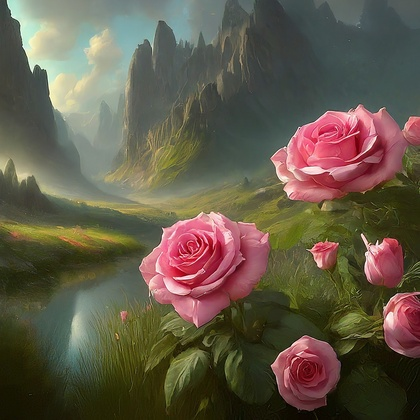
%> input picture Digital Image Processing Lab/Assignment 2/20200104071_Assignment2/pink rose.jpeg, 420 x 420 px, shrunk from 1536 x 1536 before the run
$ octave B1_20200104071.m   (GNU Octave 9; MATLAB toolbox functions it lacks are replaced by stand-ins)
%> lines starting %> are read from the running program, lines starting %| are printed output that depends on the picture
%Assignment-2  ID: 20200104077

img = imread('pink rose.jpeg');
%> img is the input picture: size 420x420x3 uint8; mean R, G, B 99, 89.7, 72.8

I = rgb2gray(img);
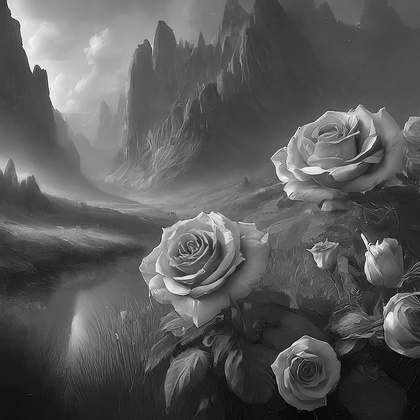
%> I: size 420x420 uint8; min 1, max 252, mean 90.6

% Plot the grayscale image
figure;
imshow(I);
title('Grayscale Image');

Y = input('Enter a gamma value: ');
%> the answer given: 2

c_power = input("Enter a number of Power Law Transformation: ");
%> the answer given: 3
img_power_law = c_power * (double(I) .^ Y);
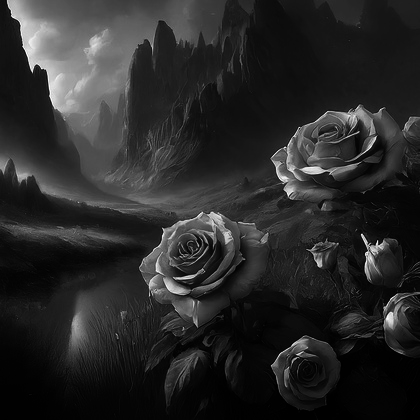
%> img_power_law: size 420x420 double; min 3, max 190512, mean 30839.3; drawn with min black and max white

% Plot the Power Law transformed image
figure;
imshow(img_power_law, []);
title('Power Law Transformed Image');


A = input('Enter a threashold value: ');
%> the answer given: 3

% Increase brightness by 50% for pixels with intensity smaller than A;
% else decrease it by 25% of image I
img_threshold = double(I);
for i = 1:size(img_threshold, 1)
    for j = 1:size(img_threshold, 2)
        if img_threshold(i, j) < A
            img_threshold(i, j) = img_threshold(i, j) * 1.5;
        else
            img_threshold(i, j) = img_threshold(i, j) * 0.75;
        end
    end
end
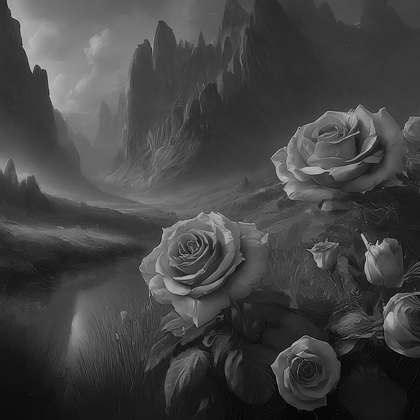
%> img_threshold: size 420x420 double; min 1.5, max 189, mean 67.9

% Plot the thresholded image
figure;
imshow(img_threshold, []);
title('Thresholded Image');

% Apply Log Transformation on image I with c = 1.9
c_log = input("Enter a number of log Transformation: ");
%> the answer given: 3
img_log = c_log * log(1 + double(I));
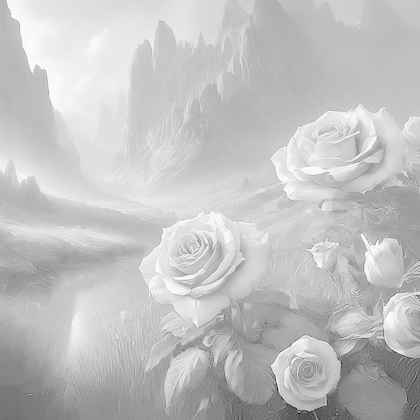
%> img_log: size 420x420 double; min 2.08, max 16.6, mean 13.14; drawn with min black and max white

% Plot the log transformed image
figure;
imshow(img_log, []);
title('Log Transformed Image');

% Apply Negation Transformation on I
img_neg = 255 - I;
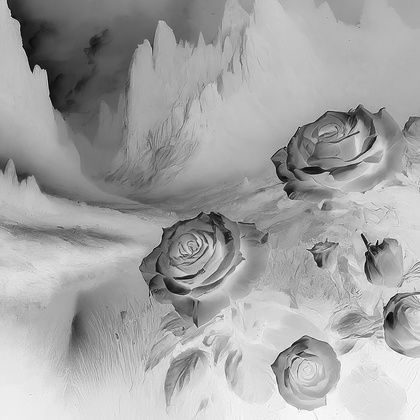
%> img_neg: size 420x420 uint8; min 3, max 254, mean 164.4

% Plot the negative image
figure;
imshow(img_neg);
title('Negative Image');

% Show all plots in a figure as a subplot
figure;
subplot(2, 3, 1), imshow(I), title('Grayscale Image');
subplot(2, 3, 2), imshow(img_power_law, []), title('Power Law Transformed');
subplot(2, 3, 3), imshow(img_threshold, []), title('Thresholded Image');
subplot(2, 3, 4), imshow(img_log, []), title('Log Transformed Image');
subplot(2, 3, 5), imshow(img_neg), title('Negative Image');
subplot(2, 3, 6), imshow(img), title('Original Image');


%gamma value: 2.5
%Power Law Transformation: 1.5
%threashold value: 200
%log Transformation: 1.9
